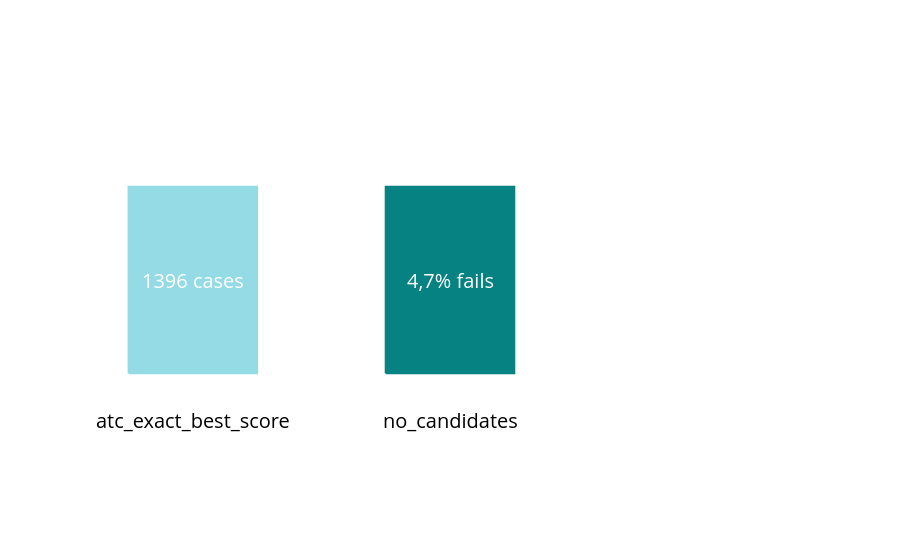

Write notebook code for a chart like this one.
### Code cell
import plotly.graph_objects as go

fig = go.Figure()

# Square 1 at (1,1) to (2,2)
fig.add_trace(go.Scatter(
    x=[1, 2, 2, 1, 1],
    y=[1, 1, 2, 2, 1],
    mode='lines',
    fill='toself',
    fillcolor='rgba(149, 219, 229, 1)',
    line=dict(color='rgba(149, 219, 229, 1)'),
    hoverinfo='skip',
    showlegend=False
))

# Square 2 at (3,1) to (4,2)
fig.add_trace(go.Scatter(
    x=[3, 4, 4, 3, 3],
    y=[1, 1, 2, 2, 1],
    mode='lines',
    fill='toself',
    fillcolor='rgba(7, 130, 130, 1.0)',
    line=dict(color='rgba(7, 130, 130, 1.0)'),
    hoverinfo='skip',
    showlegend=False
))


# Add text annotations inside each square (centered)
fig.add_annotation(
    x=1.5, y=1.5,  # Center of first square
    text="1396 cases",
    showarrow=False,
    font=dict(color="white", size=20)
)
fig.add_annotation(
    x=1.5, y=0.75,  # Center of first square
    text="atc_exact_best_score",
    showarrow=False,
    font=dict(color="black", size=20)
)

fig.add_annotation(
    x=3.5, y=1.5,  # Center of second square
    text="4,7% fails",
    showarrow=False,
    font=dict(color="white", size=20)
)
fig.add_annotation(
    x=3.5, y=0.75,  # Center of second square
    text="no_candidates",
    showarrow=False,
    font=dict(color="black", size=20)
)

fig.add_annotation(
    x=5.5, y=1.5,  # Center of third square
    text="2 cases",
    showarrow=False,
    font=dict(color="white", size=20)
)

# Set layout to hide axes and grid for a clean look
fig.update_layout(
    xaxis=dict(visible=False, range=[0, 7]),
    yaxis=dict(visible=False, range=[0, 3]),
    paper_bgcolor='white',
    plot_bgcolor='white',
    margin=dict(l=0, r=0, t=0, b=0)
)

fig.show()

### Figure 1 — Plotly figure (JSON) as saved in the notebook; plotly's stock layout.template omitted (floating-point values rounded to 4 significant figures)
{"data": [{"fill": "toself", "fillcolor": "rgba(149, 219, 229, 1)", "hoverinfo": "skip", "line": {"color": "rgba(149, 219, 229, 1)"}, "mode": "lines", "showlegend": false, "type": "scatter", "x": [1, 2, 2, 1, 1], "y": [1, 1, 2, 2, 1]}, {"fill": "toself", "fillcolor": "rgba(7, 130, 130, 1.0)", "hoverinfo": "skip", "line": {"color": "rgba(7, 130, 130, 1.0)"}, "mode": "lines", "showlegend": false, "type": "scatter", "x": [3, 4, 4, 3, 3], "y": [1, 1, 2, 2, 1]}], "layout": {"annotations": [{"font": {"color": "white", "size": 20}, "showarrow": false, "text": "1396 cases", "x": 1.5, "y": 1.5}, {"font": {"color": "black", "size": 20}, "showarrow": false, "text": "atc_exact_best_score", "x": 1.5, "y": 0.75}, {"font": {"color": "white", "size": 20}, "showarrow": false, "text": "4,7% fails", "x": 3.5, "y": 1.5}, {"font": {"color": "black", "size": 20}, "showarrow": false, "text": "no_candidates", "x": 3.5, "y": 0.75}, {"font": {"color": "white", "size": 20}, "showarrow": false, "text": "2 cases", "x": 5.5, "y": 1.5}], "margin": {"b": 0, "l": 0, "r": 0, "t": 0}, "paper_bgcolor": "white", "plot_bgcolor": "white", "xaxis": {"range": [0, 7], "visible": false}, "yaxis": {"range": [0, 3], "visible": false}}}
